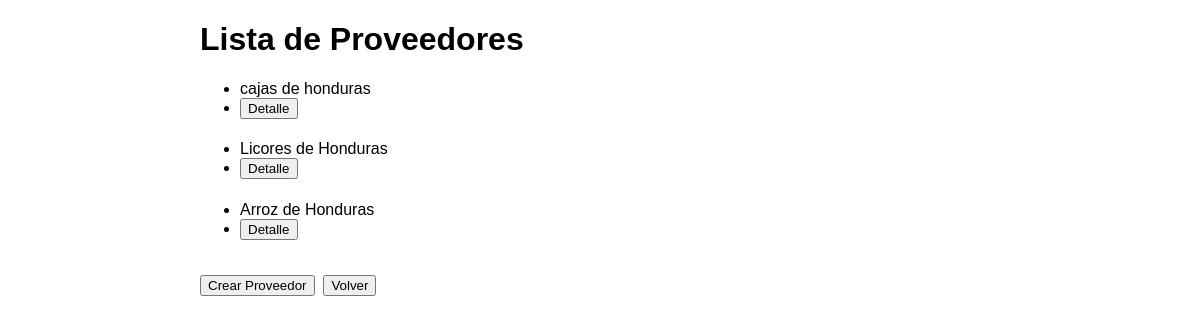
The app's page /lista_proveedores/ with its own data.
### inventario_app/models.py (models this page shows, shortened)
class Proveedor(models.Model):
    nombre = models.CharField(max_length=100)
    direccion = models.TextField()
    telefono = models.CharField(max_length=15)

### inventario_app/views.py (the view)
# urls.py: path('lista_proveedores/', lista_proveedores, name='lista_proveedores'),
def lista_proveedores(request):
    proveedores = Proveedor.objects.all()
    return render(request, 'lista_proveedores.html', {'proveedores': proveedores})

### inventario_app/templates/lista_proveedores.html (shortened to what this page needs)
<!DOCTYPE html>
<html lang="en">
<head>
</head>
<body>
    <div class="container">
        <h1>Lista de Proveedores</h1>
        <ul>
            {% for proveedor in proveedores %}
                <li>{{ proveedor.nombre }}</li>
                <li><a href="{% url 'detalle_proveedor' pk=proveedor.pk %}"><button>Detalle</button></a></li>
            {% endfor %}
        </ul>
    </div>
    <h1>
    <div class="container">
        <a href="{% url 'crear_proveedor' %}"><button>Crear Proveedor</button></a>
        <a href="{% url 'index' %}"><button>Volver</button></a>
    </div>
</body>
</html>

### inventario_app/templates/lista_proveedores.html (style rules this page uses)
body { font-family: Arial, sans-serif; margin: 0; padding: 0; }
.container { max-width: 800px; margin: 20px auto; padding: 0 20px; }

### records on screen
Proveedor: nombre "cajas de honduras"
Proveedor: nombre "Licores de Honduras"
Proveedor: nombre "Arroz de Honduras"
